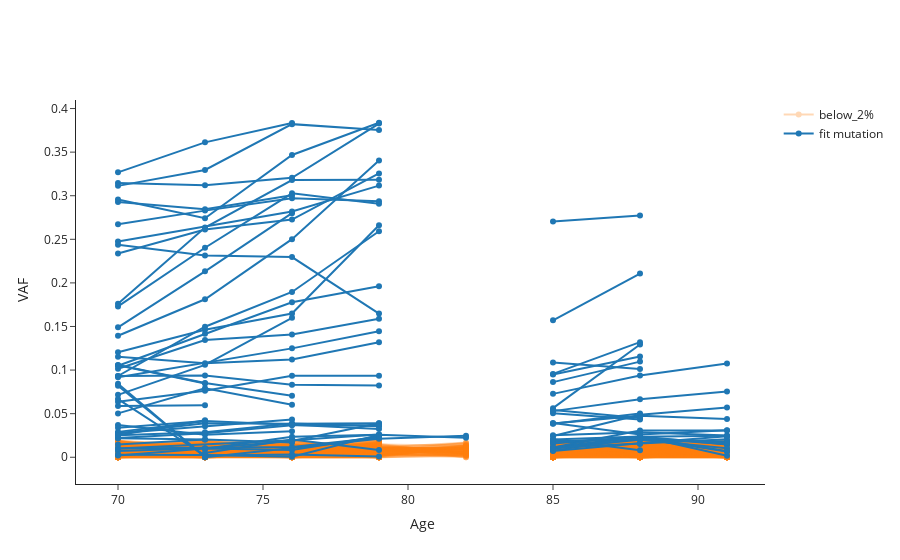

Notebook cell for this chart:
### Markdown cell above
# Cohort filter

### Code cell
# Plot non-synonymous cohort
fig = plot.plot_cohort_LiFT(lbc_cohort, filter_type='2%')
fig.show()
fig.update_layout(title='Non-synonymous cohort LiFT')
fig.write_image(path + "non-synonymous.png", scale=10)
fig.write_image(path + "non-synonymous.svg")
